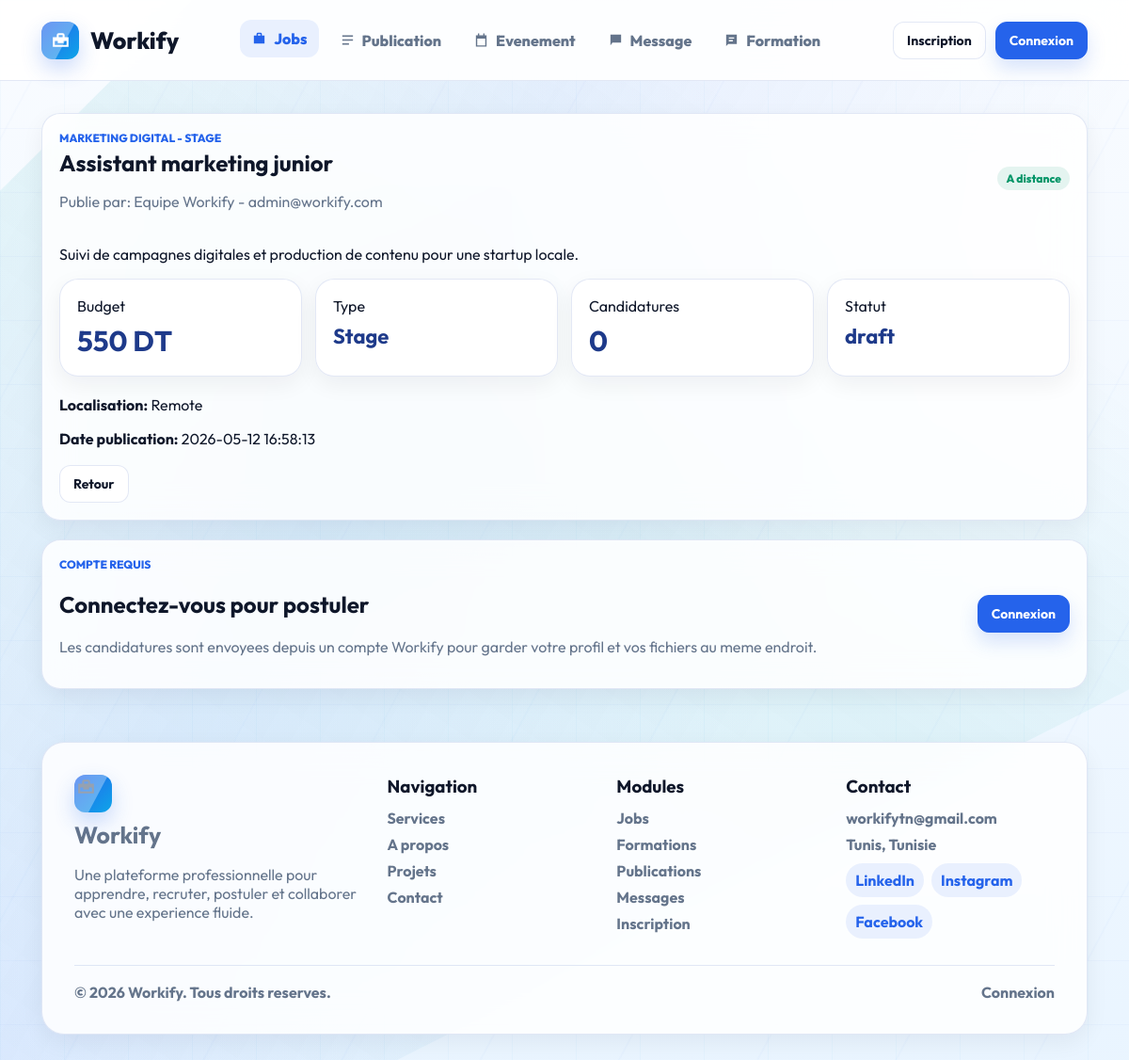
The app's page /controller/JobC.php?office=front&action=detail&id=3, older data.
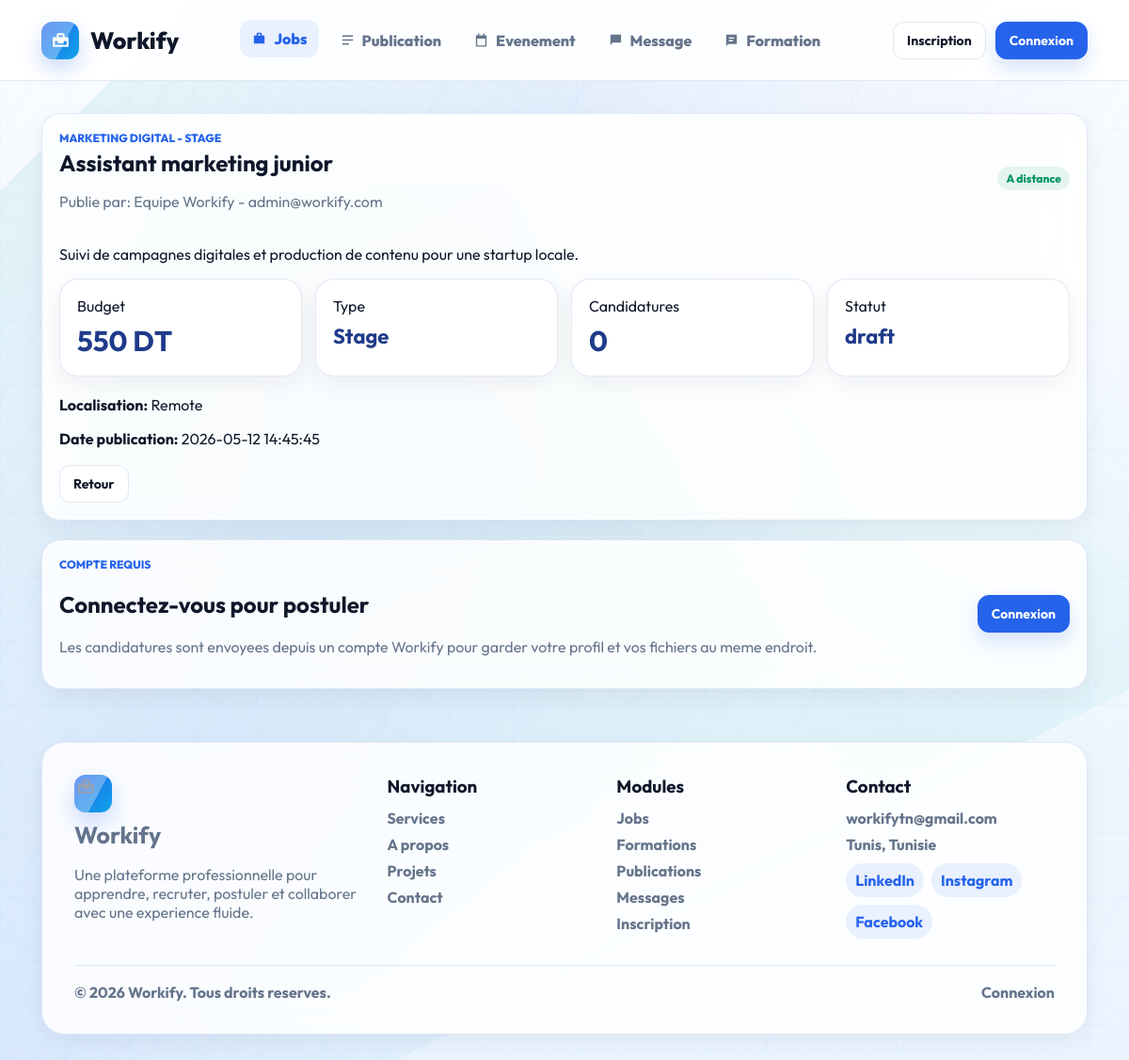
The same page, newer data.
### tables this page shows
CREATE TABLE `jobs` (
  `id` int(11) NOT NULL AUTO_INCREMENT,
  `title` varchar(180) NOT NULL,
  `description` text NOT NULL,
  `budget` decimal(10,2) NOT NULL DEFAULT 0.00,
  `category_id` int(11) NOT NULL,
  `location` varchar(120) NOT NULL,
  `is_remote` tinyint(1) NOT NULL DEFAULT 0,
  `job_type` enum('Freelance','Full-time','Stage','Part-time') NOT NULL DEFAULT 'Freelance',
  `status` enum('open','draft','closed') NOT NULL DEFAULT 'open',
  `publisher_id` int(11) NOT NULL,
  `created_at` datetime NOT NULL DEFAULT current_timestamp(),
  PRIMARY KEY (`id`),
  KEY `fk_jobs_category` (`category_id`),
  KEY `fk_jobs_publisher` (`publisher_id`),
  CONSTRAINT `fk_jobs_category` FOREIGN KEY (`category_id`) REFERENCES `categories` (`id`) ON UPDATE CASCADE,
  CONSTRAINT `fk_jobs_publisher` FOREIGN KEY (`publisher_id`) REFERENCES `utilisateurs` (`id`) ON DELETE CASCADE ON UPDATE CASCADE
);

CREATE TABLE `categories` (
  `id` int(11) NOT NULL AUTO_INCREMENT,
  `name` varchar(120) NOT NULL,
  `slug` varchar(120) NOT NULL,
  `scope` enum('all','formation','job') NOT NULL DEFAULT 'all',
  `description` varchar(255) DEFAULT NULL,
  PRIMARY KEY (`id`),
  UNIQUE KEY `slug` (`slug`)
);

CREATE TABLE `utilisateurs` (
  `id` int(11) NOT NULL AUTO_INCREMENT,
  `role_id` int(11) NOT NULL,
  `first_name` varchar(100) NOT NULL,
  `last_name` varchar(100) NOT NULL,
  `email` varchar(190) NOT NULL,
  `phone` varchar(40) DEFAULT NULL,
  `password` varchar(255) NOT NULL,
  `headline` varchar(150) NOT NULL,
  `bio` text NOT NULL,
  `avatar_url` varchar(255) DEFAULT NULL,
  `status` enum('active','pending','blocked') NOT NULL DEFAULT 'active',
  `created_at` datetime NOT NULL DEFAULT current_timestamp(),
  PRIMARY KEY (`id`),
  UNIQUE KEY `email` (`email`),
  KEY `fk_utilisateurs_role` (`role_id`),
  CONSTRAINT `fk_utilisateurs_role` FOREIGN KEY (`role_id`) REFERENCES `roles` (`id`) ON UPDATE CASCADE
);

### controller/JobModel.php (called while the page is built, shortened)
<?php
class JobModel
{
    public function getJobById($id)
    {
        $sql = 'SELECT j.*, c.name AS nom_categorie,
                       CONCAT(u.first_name, " ", u.last_name) AS nom_publisher,
                       u.email AS email_publisher,
                       (SELECT COUNT(*) FROM candidatures ca WHERE ca.job_id = j.id) AS total_candidatures
                FROM jobs j
                INNER JOIN categories c ON j.category_id = c.id
                INNER JOIN utilisateurs u ON j.publisher_id = u.id
                WHERE j.id = :id';
        $db = config::getConnexion();
        try {
            $query = $db->prepare($sql);
            $query->execute(['id' => $id]);
            return $query->fetch();
        } catch (Exception $e) {
            die('Erreur: ' . $e->getMessage());
        }
    }
}
?>

### controller/AuthC.php (called while the page is built, shortened)
<?php
class AuthC
{
    public static function isLoggedIn()
    {
        return isset($_SESSION['user_id']);
    }
}
?>

### view/jobs/detail.php (the view, shortened to what this page needs)
<?php
$viewerLoggedIn = AuthC::isLoggedIn();
include __DIR__ . '/../includes/header.php';
?>
<div class="detail-box">
    <div class="toolbar">
        <div>
            <p class="eyebrow"><?= htmlspecialchars($job['nom_categorie'], ENT_QUOTES); ?> - <?= htmlspecialchars($job['job_type'], ENT_QUOTES); ?></p>
            <h2><?= htmlspecialchars($job['title'], ENT_QUOTES); ?></h2>
            <p class="muted">Publie par: <?= htmlspecialchars($job['nom_publisher'], ENT_QUOTES); ?> - <?= htmlspecialchars($job['email_publisher'], ENT_QUOTES); ?></p>
        </div>
        <span class="badge badge-green"><?= $job['is_remote'] ? 'A distance' : 'Sur site'; ?></span>
    </div>
    <p><?= nl2br(htmlspecialchars($job['description'], ENT_QUOTES)); ?></p>
    <div class="stats-grid">
        <div class="card">Budget <strong><?= number_format((float) $job['budget'], 0, '.', ' '); ?> DT</strong></div>
        <div class="card">Type <strong style="font-size: 22px;"><?= htmlspecialchars($job['job_type'], ENT_QUOTES); ?></strong></div>
        <div class="card">Candidatures <strong><?= (int) $job['total_candidatures']; ?></strong></div>
        <div class="card">Statut <strong style="font-size: 22px;"><?= htmlspecialchars($job['status'], ENT_QUOTES); ?></strong></div>
    </div>
    <p><strong>Localisation:</strong> <?= htmlspecialchars($job['location'], ENT_QUOTES); ?></p>
    <p><strong>Date publication:</strong> <?= htmlspecialchars($job['created_at'], ENT_QUOTES); ?></p>
    <div class="actions" style="margin-top: 18px;">
        <a class="btn" href="../controller/JobC.php?office=<?= $office; ?>&action=list">Retour</a>
    </div>
</div>
<?php if ($office === 'front') { ?>
    <?php if (!$viewerLoggedIn) { ?>
        <div class="detail-box gated-box" style="margin-top: 20px;">
            <div>
                <p class="eyebrow">Compte requis</p>
                <h2>Connectez-vous pour postuler</h2>
                <p class="muted">Les candidatures sont envoyees depuis un compte Workify pour garder votre profil et vos fichiers au meme endroit.</p>
            </div>
            <a class="btn btn-primary" href="../controller/AuthController.php?action=login&redirect=<?= urlencode('JobC.php?office=front&action=detail&id=' . (int) $job['id']); ?>">Connexion</a>
        </div>
    <?php } ?>
<?php } ?>
<?php include __DIR__ . '/../includes/footer.php'; ?>

Row changes from the older to the newer data that the page shows:
changed jobs "Assistant marketing junior": created_at "2026-05-12 16:58:13" → "2026-05-12 14:45:45"
